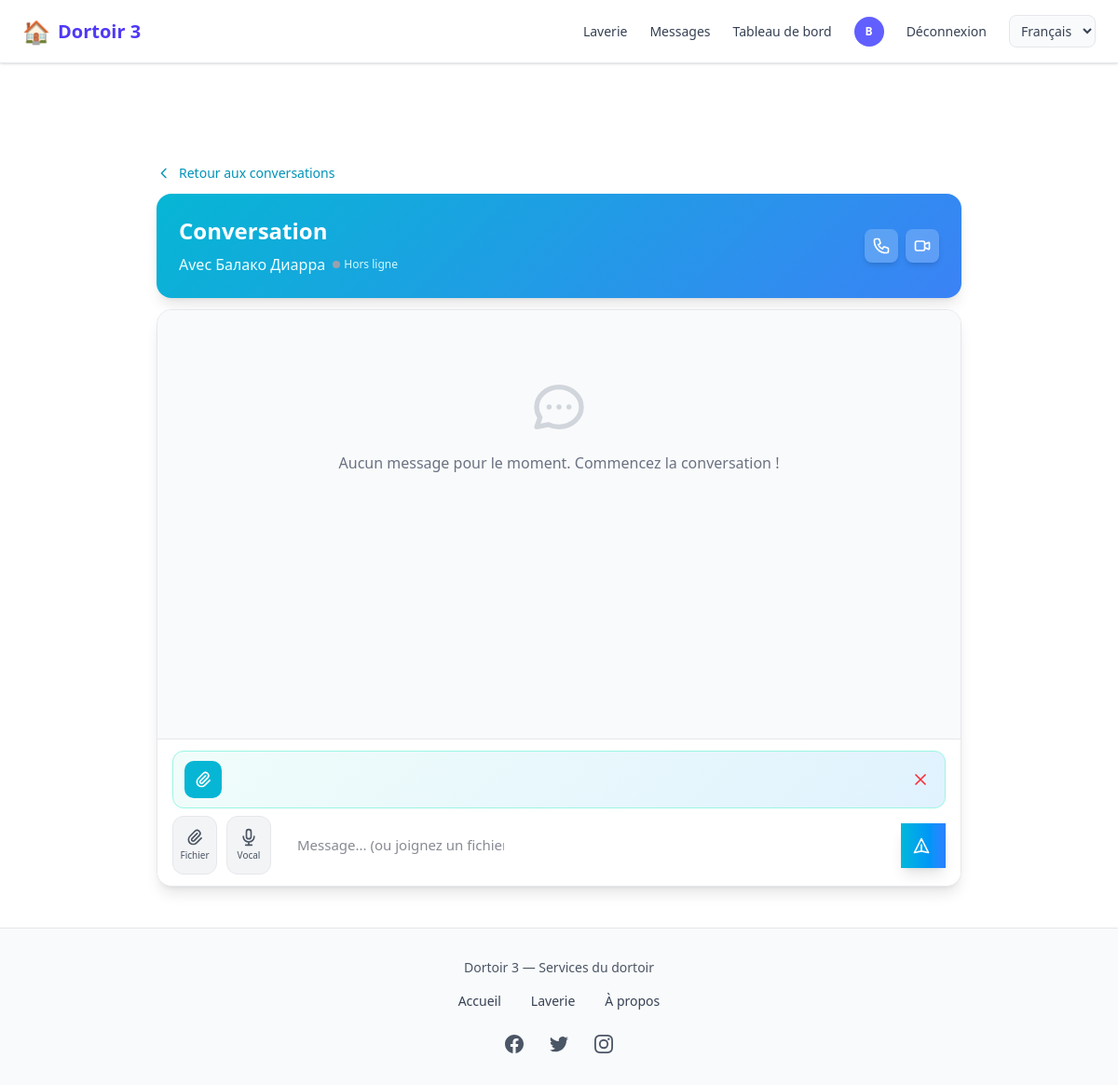
The page /chat/conversation/1/ (signed in) on the database as committed earlier.
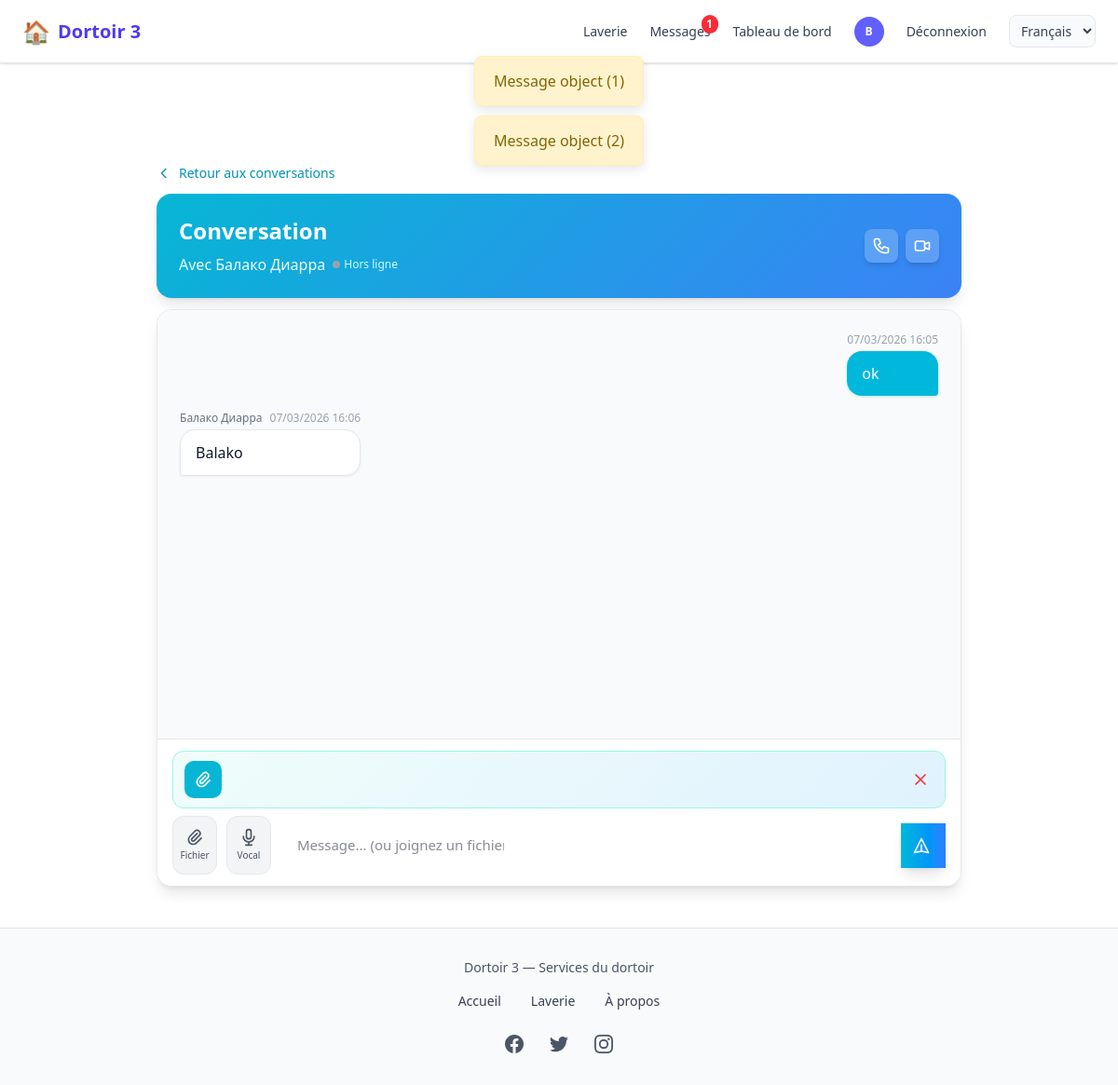
The same page on the database as committed later.
### chat/models.py (models this page shows)
class Message(models.Model):
    conversation = models.ForeignKey(
        Conversation,
        on_delete=models.CASCADE,
        related_name='messages'
    )
    sender = models.ForeignKey(
        settings.AUTH_USER_MODEL,
        on_delete=models.CASCADE,
        related_name='sent_messages'
    )
    contenu = models.TextField(blank=True)
    lu = models.BooleanField(default=False)
    date_envoi = models.DateTimeField(auto_now_add=True)
    class Meta:
        ordering = ['date_envoi']

### comptes/models.py (models this page shows, shortened)
class CustomUser(AbstractUser):
    USER_TYPES = (
        ('ADMIN', 'Administrateur'),
        ('client', 'Client'),
        ('vendeur', 'Vendeur'),
        ('coursier', 'Coursier'),
    )
    user_type = models.CharField(max_length=22, choices=USER_TYPES, default="client")
    email = models.EmailField('Adresse email', unique=True,max_length=50)
    telephone = models.CharField(max_length=20, unique=True, blank=True)
    photo = models.ImageField(upload_to=user_photo_upload_to, null=True, blank=True)
    is_premium = models.BooleanField(default=False)
    GENRE = (('masculin', 'Masculin'), ('feminin', 'Féminin'))
    genre = models.CharField(max_length=22, choices=GENRE, null=True, blank=True)
    date_inscription = models.DateField(auto_now_add=True)
    latitude = models.DecimalField(max_digits=9, decimal_places=6, blank=True, null=True)
    longitude = models.DecimalField(max_digits=9, decimal_places=6, blank=True, null=True)
    last_activity = models.DateTimeField(null=True, blank=True, verbose_name="Dernière activité")
    REQUIRED_FIELDS = ['email', 'user_type']
    @property
    def display_name(self):
        return f"{self.first_name} {self.last_name}" if self.first_name or self.last_name else self.username
    @property
    def is_online(self):
        if not self.last_activity:
            return False
        from django.utils import timezone
        from datetime import timedelta
        return timezone.now() - self.last_activity < timedelta(minutes=5)

### chat/views.py (the view)
# urls.py: path('conversation/<int:pk>/', views.conversation_detail, name='conversation_detail'),
@login_required
def conversation_detail(request, pk):
    conv = get_object_or_404(Conversation, pk=pk)
    if request.user != conv.participant1 and request.user != conv.participant2:
        from django.http import HttpResponseForbidden
        return HttpResponseForbidden()
    other_participant = conv.participant2 if request.user == conv.participant1 else conv.participant1
    chat_messages = list(conv.messages.select_related('sender').all()[:100])
    return render(request, 'chat/conversation.html', {
        'conversation': conv,
        'messages': chat_messages,
        'chat_messages': chat_messages,
        'other_participant': other_participant,
    })

### comptes/context_processors.py (called while the page is built)
def notifications_context(request):
    context = {
        'pending_orders_count': 0,
        'packaged_orders_count': 0,
        'unread_messages_count': 0,
    }
    if request.user.is_authenticated:
        from chat.models import Message, Conversation
        conversations = Conversation.objects.filter(
            Q(participant1=request.user) | Q(participant2=request.user)
        )
        context['unread_messages_count'] = Message.objects.filter(
            Q(conversation__in=conversations) & ~Q(sender=request.user),
            lu=False
        ).count()
    return context

### laverie/models.py (called while the page is built)
    @classmethod
    def marquer_tickets_termines(cls):
        from django.utils import timezone
        now = timezone.now()
        return cls.objects.filter(
            statut__in=('reserve', 'en_cours'),
            fin__lt=now,
        ).update(statut='termine')

    @classmethod
    def marquer_tickets_en_cours(cls):
        from django.utils import timezone
        now = timezone.now()
        return cls.objects.filter(
            statut='reserve',
            debut__lte=now,
            fin__gte=now,
        ).update(statut='en_cours')

### templates/chat/conversation.html (shortened to what the changed rows need)
{% extends 'home.html' %}
{% load static %}
{% block contenu %}
<div class="chat-wrapper max-w-4xl mx-auto py-1 sm:py-3 px-2 sm:px-4">
    <div id="normal-header" class="mb-1 sm:mb-3">
        <div class="header-card rounded-xl sm:rounded-2xl shadow-lg p-2 sm:p-4 md:p-6 text-white">
            <div class="flex items-center justify-between gap-2">
                <div class="flex-1 min-w-0">
                    <h1 class="chat-header-title text-lg sm:text-xl md:text-2xl font-bold mb-1 sm:mb-2">Conversation</h1>
                </div>
            </div>
        </div>
    </div>
    <div class="bg-white rounded-lg sm:rounded-xl md:rounded-2xl shadow-lg border border-gray-200 overflow-hidden flex flex-col chat-container relative" style="height: calc(100vh - 180px); min-height: 350px; max-height: 700px;">
        <div id="messages-container" class="flex-1 overflow-y-auto chat-messages p-3 sm:p-4 md:p-6 space-y-3 sm:space-y-4 bg-gray-50 messages-container-ready">
            {% for message in chat_messages %}
            <div class="flex {% if message.sender == user %}justify-end{% else %}justify-start{% endif %}" data-message-id="{{ message.id }}">
                <div class="message-bubble max-w-[85%] sm:max-w-[75%] md:max-w-[70%] lg:max-w-[60%]">
                    <div class="flex items-center gap-1 sm:gap-2 mb-1">
                        {% if message.sender != user %}
                        <span class="text-xs text-gray-500 truncate">{{ message.sender.display_name }}</span>
                        {% endif %}
                        <span class="text-xs text-gray-400 whitespace-nowrap">{{ message.date_envoi|date:"d/m/Y H:i" }}</span>
                    </div>
                    <div class="message-bubble rounded-xl sm:rounded-2xl px-3 py-2 sm:px-4 sm:py-3 {% if message.sender == user %}bg-cyan-500 text-white sent{% else %}bg-white text-gray-900 border border-gray-200 received{% endif %} shadow-sm">
                        {% if message.is_image %}
                            <img src="{{ message.fichier.url }}" alt="{{ message.nom_fichier }}" class="max-w-full h-auto rounded-lg mb-2" style="max-height: 250px; max-width: 100%;" loading="lazy">
                            {% if message.contenu %}
                            <p class="text-xs sm:text-sm md:text-base whitespace-pre-wrap mt-2 break-words message-bubble-content">{{ message.contenu }}</p>
                            {% endif %}
                        {% else %}
                            <p class="text-xs sm:text-sm md:text-base whitespace-pre-wrap break-words message-bubble-content">{{ message.contenu }}</p>
                        {% endif %}
                    </div>
                </div>
            </div>
            {% empty %}
            <div class="text-center text-gray-500 py-12">
                <p>Aucun message pour le moment. Commencez la conversation !</p>
            </div>
            {% endfor %}
        </div>
    </div>
</div>
{% endblock %}

### templates/nav_footer/nav.html (shortened to what this page needs)
{% load static %}
{% load i18n %}
<nav class="hidden md:flex fixed top-0 left-0 w-full z-50 bg-white border-b border-gray-200 shadow-sm">
  <div class="flex items-center justify-between w-full max-w-7xl mx-auto px-6 py-4">
    <a href="{% url 'home' %}"
       class="flex items-center space-x-2 text-indigo-600 text-xl font-semibold hover:opacity-90 transition">
      <span class="text-2xl">🏠</span>
      <span>{% trans "Dortoir 3" %}</span>
    </a>
    <div class="flex items-center space-x-6 text-sm font-medium">
      <a href="{% url 'laverie:accueil' %}"
         class="text-gray-700 hover:text-indigo-500 transition">
        {% trans "Laverie" %}
      </a>
      {% if user.is_authenticated %}
        <a href="{% url 'chat:mes_conversations' %}"
           class="relative text-gray-700 hover:text-indigo-500 transition">
          {% trans "Messages" %}
          {% if unread_messages_count > 0 %}
            <span class="absolute -top-2 -right-2 bg-red-500 text-white text-xs font-bold rounded-full min-w-[18px] h-5 flex items-center justify-center">
              {{ unread_messages_count }}
            </span>
          {% endif %}
        </a>
        {% if user.user_type == 'ADMIN' %}
          <a href="{% url 'dashboard' %}"
             class="text-gray-700 hover:text-indigo-500 transition">
            {% trans "Dashboard" %}
          </a>
        {% endif %}
        <a href="{% url 'profile' %}" class="flex items-center">
          {% if user.photo %}
            <img src="{{ user.photo.url }}"
                 class="w-8 h-8 rounded-full object-cover border">
          {% else %}
            <div class="w-8 h-8 rounded-full bg-indigo-500 flex items-center justify-center text-white text-xs font-bold">
              {{ user.first_name|first|default:user.email|first|upper }}
            </div>
          {% endif %}
        </a>
        <a href="{% url 'logout' %}"
           class="text-gray-700 hover:text-red-500 transition">
          {% trans "Log out" %}
        </a>
      {% else %}
        <a href="{% url 'login' %}"
           class="text-gray-700 hover:text-indigo-500 transition">
          {% trans "Log in" %}
        </a>
      {% endif %}
      <form action="{% url 'set_language' %}" method="post" class="inline" id="lang-form-desktop">
        <select name="language" onchange="this.form.submit()" class="text-sm border border-gray-200 rounded-lg px-2 py-1.5 bg-gray-50 text-gray-700 cursor-pointer">
          {% get_current_language as CURRENT_LANG %}
          {% for code, name in LANGUAGES %}
          <option value="{{ code }}" {% if code == CURRENT_LANG %}selected{% endif %}>{{ name }}</option>
          {% endfor %}
        </select>
      </form>
    </div>
  </div>
</nav>
            {% get_current_language as CURRENT_LANG %}

### templates/nav_footer/alert.html (shortened to what this page needs)
{% if messages %}
  <ul class="messages" id="message-box">
    {% for message in messages %}
      <li class="{{ message.tags }}">{{ message }}</li>
    {% endfor %}
  </ul>
{% endif %}

Rows that differ between the two databases and show on the page:
added Message: id "Message object (1)", date_envoi "07/03/2026 16:05", contenu "ok"
added Message: id "Message object (2)", sender.display_name "Балако Диарра", date_envoi "07/03/2026 16:06", contenu "Balako"
Other text that changed with them:
{{ unread_messages_count }}: (not shown) → "1"
text no longer shown: "Aucun message pour le moment. Commencez la conversation !"
